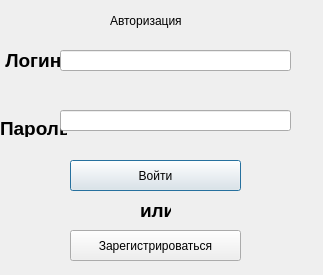
<?xml version="1.0" encoding="UTF-8"?>
<ui version="4.0">
 <class>login_window</class>
 <widget class="QDialog" name="login_window">
  <property name="geometry">
   <rect>
    <x>0</x>
    <y>0</y>
    <width>323</width>
    <height>275</height>
   </rect>
  </property>
  <property name="windowTitle">
   <string>Окно авторизации</string>
  </property>
  <widget class="QLabel" name="label_login">
   <property name="geometry">
    <rect>
     <x>0</x>
     <y>50</y>
     <width>67</width>
     <height>21</height>
    </rect>
   </property>
   <property name="font">
    <font>
     <pointsize>14</pointsize>
     <weight>75</weight>
     <bold>true</bold>
    </font>
   </property>
   <property name="text">
    <string> Логин:</string>
   </property>
  </widget>
  <widget class="QLabel" name="label_password">
   <property name="geometry">
    <rect>
     <x>0</x>
     <y>120</y>
     <width>67</width>
     <height>17</height>
    </rect>
   </property>
   <property name="font">
    <font>
     <pointsize>14</pointsize>
     <weight>75</weight>
     <bold>true</bold>
    </font>
   </property>
   <property name="text">
    <string>Пароль:</string>
   </property>
  </widget>
  <widget class="QPushButton" name="pushButton_login">
   <property name="geometry">
    <rect>
     <x>70</x>
     <y>160</y>
     <width>171</width>
     <height>31</height>
    </rect>
   </property>
   <property name="styleSheet">
    <string notr="true"/>
   </property>
   <property name="text">
    <string>Войти</string>
   </property>
  </widget>
  <widget class="QPushButton" name="pushButton_register">
   <property name="geometry">
    <rect>
     <x>70</x>
     <y>230</y>
     <width>171</width>
     <height>31</height>
    </rect>
   </property>
   <property name="styleSheet">
    <string notr="true"/>
   </property>
   <property name="text">
    <string>Зарегистрироваться</string>
   </property>
  </widget>
  <widget class="QLabel" name="label">
   <property name="geometry">
    <rect>
     <x>140</x>
     <y>200</y>
     <width>31</width>
     <height>21</height>
    </rect>
   </property>
   <property name="font">
    <font>
     <pointsize>14</pointsize>
     <weight>75</weight>
     <bold>true</bold>
    </font>
   </property>
   <property name="text">
    <string>или</string>
   </property>
  </widget>
  <widget class="QLabel" name="headeing">
   <property name="geometry">
    <rect>
     <x>110</x>
     <y>10</y>
     <width>191</width>
     <height>21</height>
    </rect>
   </property>
   <property name="text">
    <string>Авторизация</string>
   </property>
  </widget>
  <widget class="QLineEdit" name="lineEdit_login">
   <property name="geometry">
    <rect>
     <x>60</x>
     <y>50</y>
     <width>231</width>
     <height>21</height>
    </rect>
   </property>
   <property name="styleSheet">
    <string notr="true"/>
   </property>
  </widget>
  <widget class="QLineEdit" name="lineEdit_password">
   <property name="geometry">
    <rect>
     <x>60</x>
     <y>110</y>
     <width>231</width>
     <height>21</height>
    </rect>
   </property>
   <property name="echoMode">
    <enum>QLineEdit::Password</enum>
   </property>
  </widget>
 </widget>
 <resources/>
 <connections/>
</ui>
